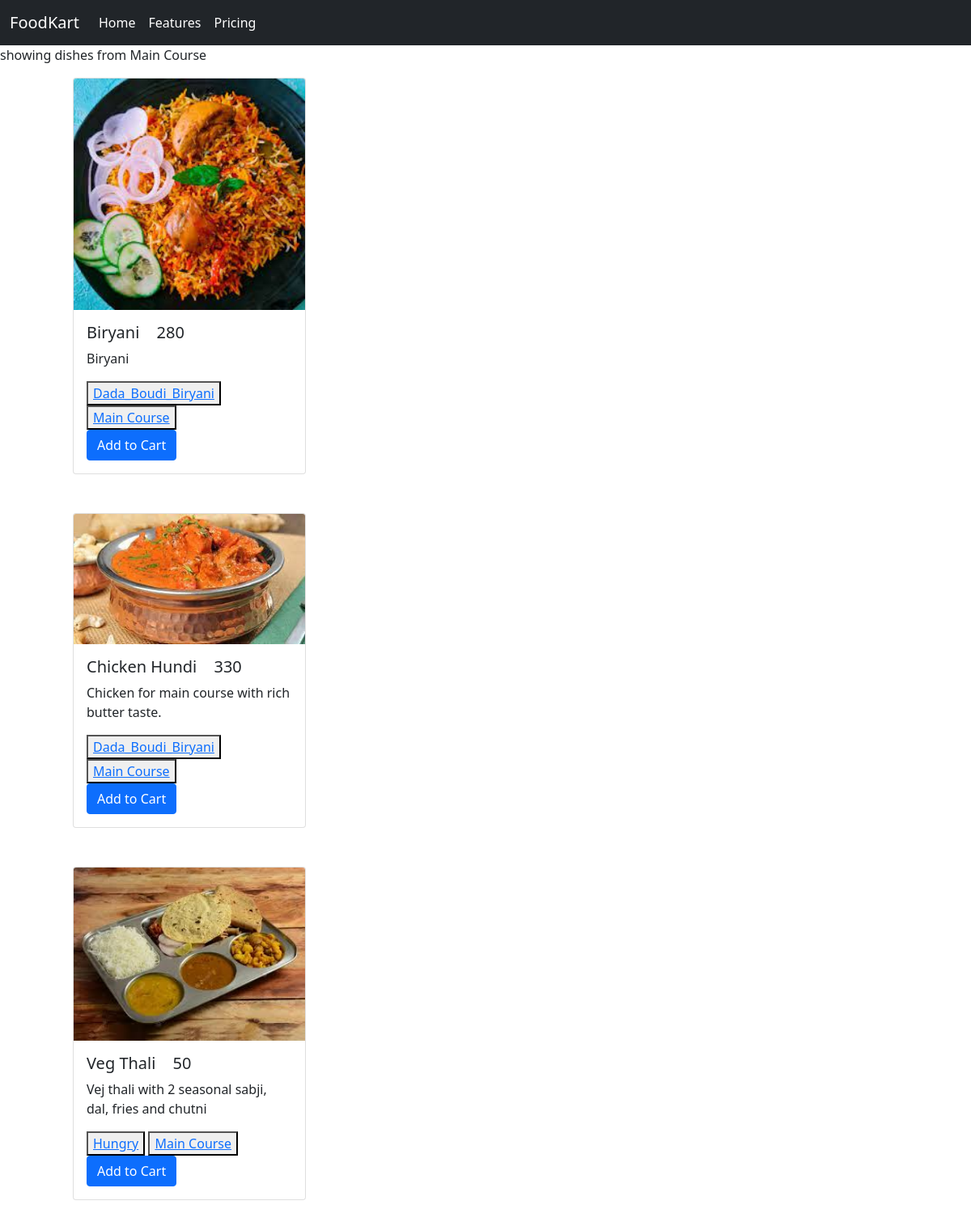
/tag_search/Main Course, run on the app's committed database.
### menu/models.py (models this page shows, shortened)
class Tags(models.Model):
    tag = models.CharField(max_length=100)
    id = models.AutoField(primary_key=True)
    def __str__(self):
        return f'{self.tag}'

class Dish(models.Model):
    id = models.AutoField(primary_key=True)
    name = models.CharField(max_length=200, null = False, blank = False, default = 'newItem')
    description = models.TextField()
    price = models.IntegerField()
    image = models.ImageField(null = False, blank = False)
    tags = models.ForeignKey(Tags, on_delete = models.CASCADE, null = True)
    resturant = models.ForeignKey(Resturant, on_delete = models.CASCADE)

### menu/views.py (the view)
# urls.py: path('tag_search/<str:tag>', views.tag_search, name = 'tag_search')
def tag_search(request, tag):
    dish = []
    for i in Dish.objects.all():
        tags = str(i.tags)
        if tags == tag:
            dish.append(i)
    context = {
        'dish' : dish,
        'tag' : tag
    }
    return render(request, 'menu/index.html', context = context)

### Templates/menu/index.html (shortened to what this page needs)
{%load static%}
<!DOCTYPE html>
<html lang="en">
<head>
    <link href="https://cdn.jsdelivr.net/npm/bootstrap@5.1.3/dist/css/bootstrap.min.css" rel="stylesheet"
>
</head>
<body>
    <nav class="navbar navbar-expand-lg bg-dark ">
        <div class="container-fluid">
          <a class="navbar-brand text-white" href="{% url 'index' %}">FoodKart</a>
          <div class="collapse navbar-collapse" id="navbarNav">
            <ul class="navbar-nav">
              <li class="nav-item">
                <a class="nav-link active text-white" aria-current="page" href="#">Home</a>
              </li>
              <li class="nav-item">
                <a class="nav-link text-white" href="#">Features</a>
              </li>
              <li class="nav-item">
                <a class="nav-link text-white" href="#">Pricing</a>
              </li>
            </ul>
          </div>
        </div>
      </nav>
      {%if resturant or tag%}
        <p>showing dishes from {{resturant}} {{tag}}</p>
      {%endif%}
    {%for i in dish%}
    <div class="container">
    <div class="card mx-5" style="width: 18rem;">
        <img src="{{i.image.url}}" class="card-img-top" alt="...">
        <div class="card-body">
          <h5 class="card-title">{{i.name}} <span class="mx-3">{{i.price}}</span></h5>
          <p class="card-text">{{i.description}}</p>
          <button ><a href="{% url 'resturant_search' i.resturant%}">{{i.resturant}}</a></button>
          <button ><a href="{% url 'tag_search' i.tags%}">{{i.tags}}</a></button>
          <br>
          <a href="#" class="btn btn-primary">Add to Cart</a>
        </div>
      </div>
    </div>
      <br><br>
    {%endfor%}
</body>
</html>

### data on the page
Tags: tag "Main Course"
Dish: image (picture), name "Biryani", price "280", description "Biryani", resturant "Dada_Boudi_Biryani", tags "Main Course"
Dish: image (picture), name "Chicken Hundi", price "330", description "Chicken for main course with rich butter taste.", resturant "Dada_Boudi_Biryani", tags "Main Course"
Dish: image (picture), name "Veg Thali", price "50", description "Vej thali with 2 seasonal sabji, dal, fries and chutni", resturant "Hungry", tags "Main Course"
